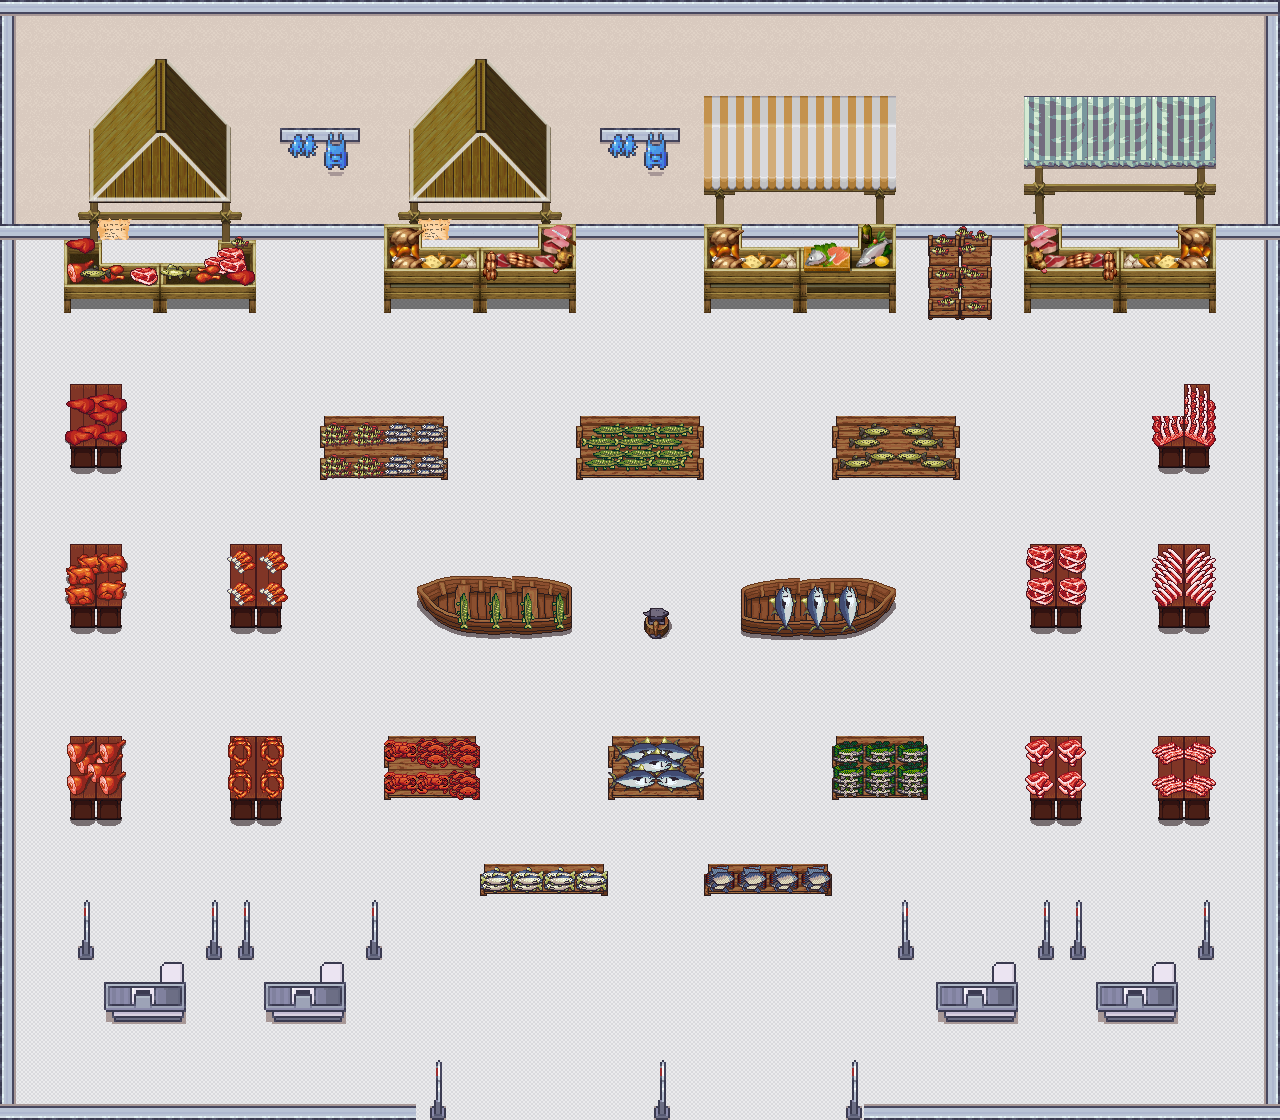

Rendered tile map (Tiled .tmx) drawn with the repository's tilesets; below, a short description and the map source with its tile grids summarised:
An orthogonal 40x35 tile map with 32x32 px tiles, 7 tile layers (Wall3, Floor, Wall2, Wall, ...), 6 tilesets and 10 objects (fish3, chicken2, fish2, heart2, fish1, ...).

<map version="1.10" tiledversion="1.10.2" orientation="orthogonal" renderorder="right-down" width="40" height="35" tilewidth="32" tileheight="32" infinite="0" nextlayerid="12" nextobjectid="15">
 <editorsettings>
  <export target="MeatMarket.tmj" format="json" />
 </editorsettings>
 <tileset firstgid="1" name="farming_fishing" tilewidth="32" tileheight="32" tilecount="400" columns="20">
  <image source="farming_fishing.png" width="640" height="640" />
 </tileset>
 <tileset firstgid="401" name="Market_1" tilewidth="32" tileheight="32" tilecount="576" columns="24">
  <image source="Market_1.png" width="768" height="768" />
 </tileset>
 <tileset firstgid="977" name="misc_atlas" tilewidth="32" tileheight="32" tilecount="1024" columns="32">
  <image source="misc_atlas.png" width="1024" height="1024" />
 </tileset>
 <tileset firstgid="2001" name="pipoya" tilewidth="32" tileheight="32" tilecount="1064" columns="8">
  <image source="pipoya.png" width="256" height="4256" />
 </tileset>
 <tileset firstgid="3065" name="16_Grocery_store_32x32" tilewidth="32" tileheight="32" tilecount="1248" columns="16">
  <image source="16_Grocery_store_32x32.png" width="512" height="2496" />
 </tileset>
 <tileset firstgid="4313" name="food" tilewidth="32" tileheight="32" tilecount="1024" columns="32">
  <image source="food.png" width="1024" height="1024" />
 </tileset>
 <layer id="9" name="Wall3" width="40" height="35">
  <data>[1400 cells, 14 non-empty, 1 distinct tile ids]</data>
 </layer>
 <layer id="1" name="Floor" width="40" height="35">
  <data>[1400 cells, 1400 non-empty, 2 distinct tile ids]</data>
 </layer>
 <layer id="4" name="Wall2" width="40" height="35">
  <data>[1400 cells, 70 non-empty, 2 distinct tile ids]</data>
 </layer>
 <layer id="3" name="Wall" width="40" height="35">
  <data>[1400 cells, 152 non-empty, 12 distinct tile ids]</data>
 </layer>
 <layer id="2" name="Store" width="40" height="35">
  <data>[1400 cells, 282 non-empty, 80 distinct tile ids]</data>
 </layer>
 <layer id="5" name="Store2" width="40" height="35">
  <data>[1400 cells, 189 non-empty, 101 distinct tile ids]</data>
 </layer>
 <layer id="7" name="Store3" width="40" height="35">
  <data>[1400 cells, 65 non-empty, 36 distinct tile ids]</data>
 </layer>
 <objectgroup id="10" name="objectLayer">
  <object id="1" name="fish3" x="638" y="272">
   <point />
  </object>
  <object id="3" name="chicken2" x="614" y="574">
   <point />
  </object>
  <object id="5" name="fish2" x="1120" y="724">
   <point />
  </object>
  <object id="6" name="heart2" x="320" y="914">
   <point />
  </object>
  <object id="7" name="fish1" x="166" y="692">
   <point />
  </object>
  <object id="9" name="heart1" x="1098" y="494">
   <point />
  </object>
  <object id="10" name="chicken1" x="252" y="408">
   <point />
  </object>
  <object id="12" name="trolley3" x="101" y="358.667">
   <point />
  </object>
  <object id="13" name="trolley2" x="1131.25" y="517.416">
   <point />
  </object>
  <object id="14" name="trolley1" x="94.333" y="699">
   <point />
  </object>
 </objectgroup>
</map>
